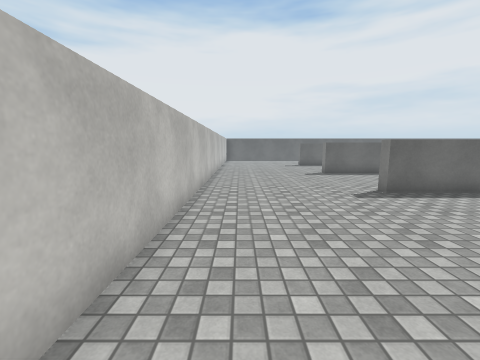
View 1 (above)

17 first-person views from a walk through a scene from a Unity 3-D project. The camera is 1.4 m above the floor, tilts 8° down and sees 90° across. The floor is counted in squares, 1 m on a side. Each view is taken from the middle of a square. On the plan, view 1 faces up. The plan holds only what a view shows up to about 13 squares ahead; the rest is blank. The player is left out. Some animated figures are left out. Surface patterns are stand-ins for the level's own textures.

View 2
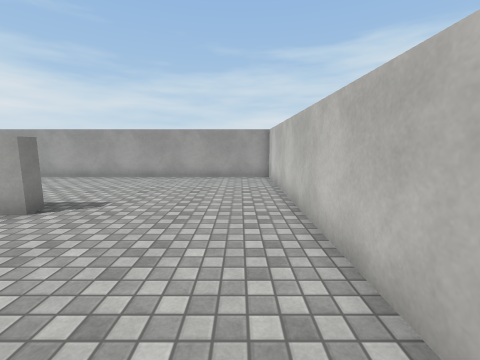

View 3
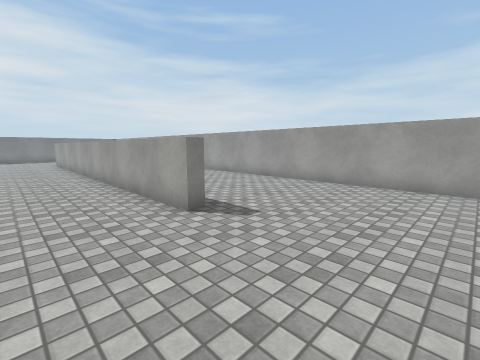

View 4
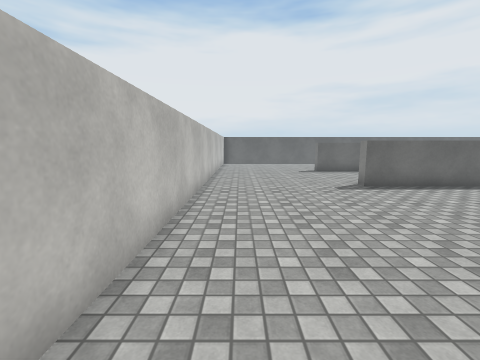

View 5
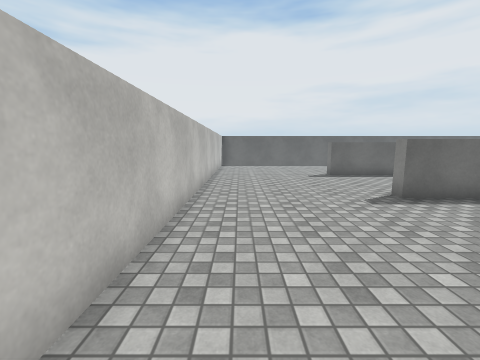

View 6
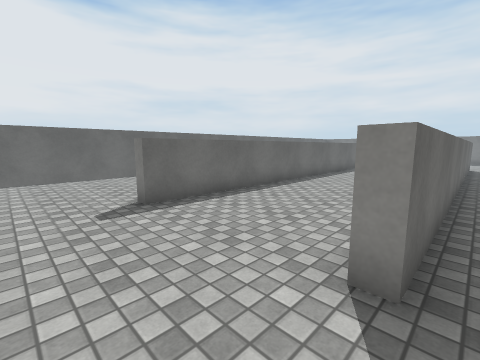

View 7
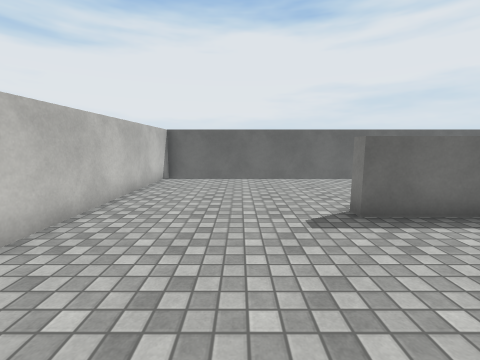

View 8
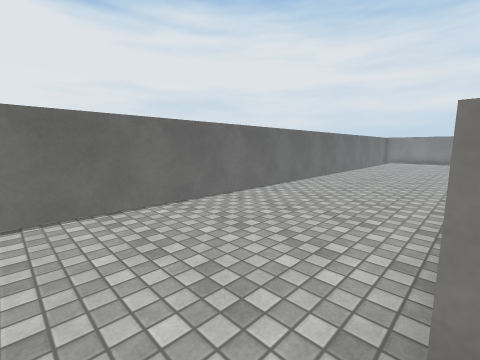

View 9
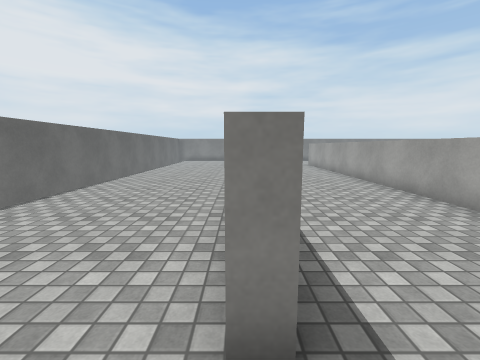

View 10
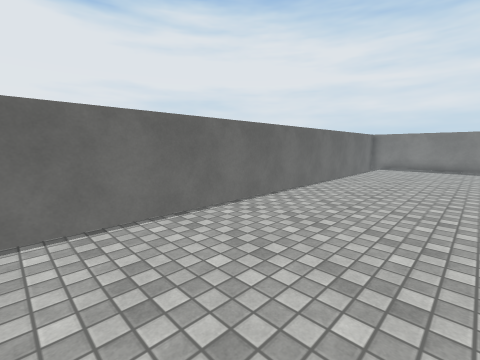

View 11
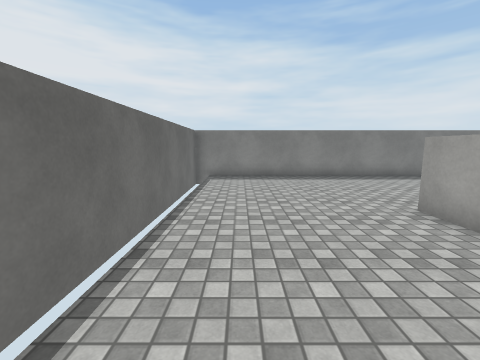

View 12
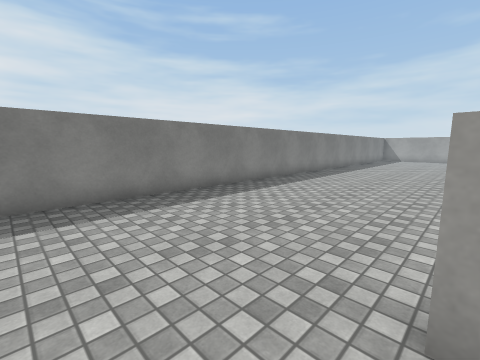

View 13
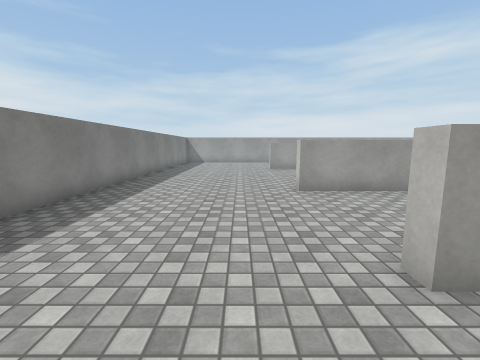

View 14
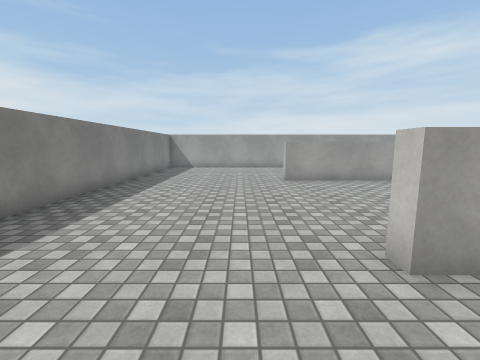

View 15
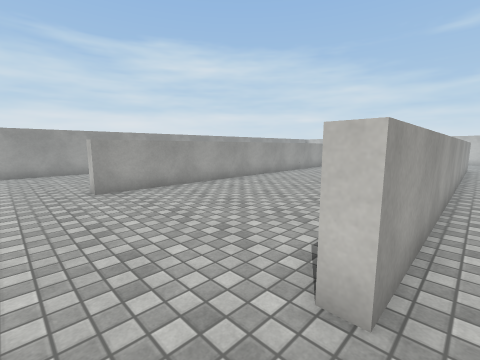

View 16
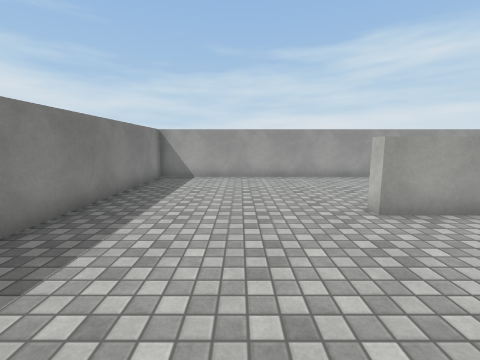

View 17
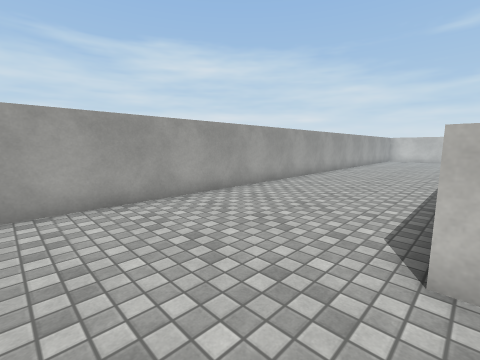

### Floor plan
Points are (right, up) in squares from view 1. A wall is a line through its corners. A room is listed if a view was taken in it or the views show most of it. See-through windows are left out.
Room 1 (views 1, 2, 3, 4, 5, 6, 7, 8, 9, 10, 11, 12, 13, 14, 15, 16, 17)
walls: (18.4, 12.4) (4.4, 12.4) (4.4, 12.9); (7.2, 7.1) (4.4, 7.1) (4.4, 7.6); (8, 12.8) (16.1, 12.8); (20.6, 12.8) (21.1, 12.8) (21.1, 12.4); (15, 17.6) (4.4, 17.6) (4.4, 18.1); (5.4, 7.5) (21.1, 7.5) (21.1, 7); (19.8, 18.1) (21.2, 18.1); (4.4, -0.4) (4.4, 0.2) (21.1, 0.2) (21.1, -0.4); (11.4, -6) (27.6, -6) (27.6, 24.1) (-1.3, 24.1) (-1.3, -6) (9.6, -6)

Positions as (right, up) in squares from view 1, and headings:
1: (0, 0), facing up
2: (0, 5), facing down
3: (0, 3), facing down-right
4: (0, 4), facing up
5: (0, 6), facing up
6: (2, 12), facing up-right
7: (2, 13), facing up
8: (3, 18), facing up-right
9: (3, 18), facing right
10: (10, 19), facing up-right
11: (16, 22), facing right
12: (21, 20), facing down-right
13: (23, 15), facing down
14: (23, 10), facing down
15: (23, 8), facing down-left
16: (24, 5), facing down
17: (24, 0), facing down-left
